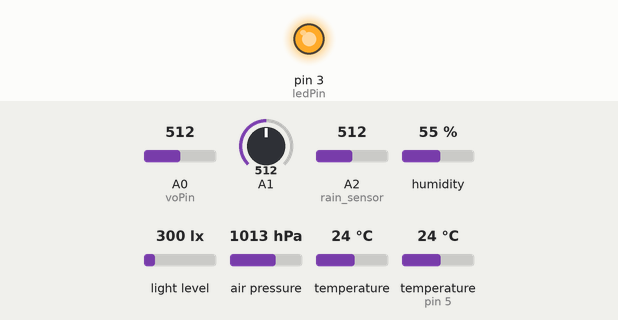
Simulated run of this sketch. Board: Arduino Uno, built with avr-gcc and run on an emulated ATmega328P. Shown: output pins drawn as LEDs (lit = HIGH). The test bench sets the inputs (shaded band); at power-on: A0 (voPin) = 512, A1 = 512, A2 (rain_sensor) = 512, humidity 55 %, light level 300 lx, air pressure 1013 hPa, temperature 24 °C, temperature (sensor on pin 5) 24 °C. No radio packets arrive unless stated; pins used as bus, display or sensor lines are not drawn; what the sketch prints to the serial monitor is not drawn.

Above: at 0.1 s.
Timing chart, 0 to 1.6 s (numbered marks = the images above):
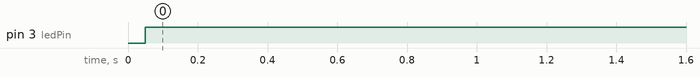

Measured:
- by itself, pin 3 (ledPin): LOW → HIGH at 0.05 s

The sketch:

LoRaSender_Phy.ino
```cpp
#include <SPI.h>
#include <LoRa.h>
#include <Wire.h>
#include <Adafruit_BMP280.h>
#include <BH1750.h>
#include "DHT.h"
//#include <GP2Y1010AU0F.h>

int ledPin = 3;
int voPin = A0;
//GP2Y1010AU0F dustSensor(ledPin, voPin);
// Parameters you can play with :

int txPower = 14; // from 0 to 20, default is 14
int spreadingFactor = 12; // from 7 to 12, default is 12
long signalBandwidth = 125E3; // 7.8E3, 10.4E3, 15.6E3, 20.8E3, 31.25E3,41.7E3,62.5E3,125E3,250E3,500e3, default is 125E3
int codingRateDenominator=5; // Numerator is 4, and denominator from 5 to 8, default is 5
int preambleLength=8; // from 2 to 20, default is 8

#define SS 10
#define RST 9
#define DI0 2
#define BAND 433E6  // Here you define the frequency carrier
#define rain_sensor A2
#define DHTPIN 5
#define DHTTYPE DHT11
Adafruit_BMP280 bmp;
BH1750 lightMeter;
DHT dht(DHTPIN, DHTTYPE);
String LoRaMessage = "";
String outgoing;
byte msgCount = 0;            // count of outgoing messages
byte localAddress = 0xBB;     // address of this device
byte destination = 0xFF;      // destination to send to
long lastSendTime = 0;        // last send time
int interval = 2000;          // interval between sends
float dust = 0;
float voMeasured = 0;
float calcVoltage = 0;
void setup() {
  Serial.begin(115200);
  Wire.begin();
  // Start LightMeter
  lightMeter.begin();
  // Start DHT
  dht.begin();
  // PinMode Dust
  pinMode(ledPin,OUTPUT);
  //dustSensor.begin();
  // Start BMP280
  if (!bmp.begin(0x76)) {
    Serial.println(F("Could not find a valid BMP280 sensor, check wiring!"));
    while (1);
  }

  bmp.setSampling(Adafruit_BMP280::MODE_NORMAL,
                  Adafruit_BMP280::SAMPLING_X2,
                  Adafruit_BMP280::SAMPLING_X16,
                  Adafruit_BMP280::FILTER_X16,
                  Adafruit_BMP280::STANDBY_MS_500);
  pinMode (rain_sensor, INPUT);
  // Setup LoRa
  while (!Serial);

  Serial.println("LoRa Sender");
  Serial.print("SetFrequency : ");
  Serial.print(BAND);
  Serial.println("Hz");
  Serial.print("SetSpreadingFactor : SF");
  Serial.println(spreadingFactor);

  SPI.begin();
  LoRa.setPins(SS,RST,DI0);

  // Start LoRa Connecting
  if (!LoRa.begin(BAND)) {
    Serial.println("Starting LoRa failed!");
    while (1);
  }
 LoRa.setTxPower(txPower,1);
 LoRa.setSpreadingFactor(spreadingFactor);
 LoRa.setSignalBandwidth(signalBandwidth);
 LoRa.setCodingRate4(codingRateDenominator);
 LoRa.setPreambleLength(preambleLength);
// LoRa.setPolarity(1);
 //LoRa.setFSK();

}

void loop() {
  float temperature = bmp.readTemperature();
  float pressure = bmp.readPressure();
  float humidity = dht.readHumidity();
  int rainfall = map(analogRead(rain_sensor), 780, 0, 0, 100);
  float noise = analogRead(A1);
  if (rainfall >= 100)
  {
    rainfall = 100;
  }
  if (rainfall <= 0)
  {
    rainfall = 0;
  }
  float lux = lightMeter.readLightLevel();
  digitalWrite(ledPin,LOW);
  delayMicroseconds(280);
  voMeasured = analogRead(voPin);
  delayMicroseconds(40);
  digitalWrite(ledPin,HIGH);
  delayMicroseconds(9680);

  calcVoltage = voMeasured*(5.0/1024);
  dust = 0.17*calcVoltage-0.1;
  if ( dust < 0)
  {
    dust = 0.00;
  }
  //dust = dustSensor.read();

  Serial.print(F("Temperature = "));
  Serial.print(temperature);
  Serial.println(F("*C"));

  Serial.print(F("Pressure = "));
  Serial.print(pressure);
  Serial.println(F("hPa"));

  Serial.print(F("Humidity: "));
  Serial.print(humidity);
  Serial.println(F("%"));

  Serial.print(F("Rainfall = "));
  Serial.print(rainfall);
  Serial.println(F("%"));

  Serial.print(F("Light = "));
  Serial.print(lux);
  Serial.println(F(" lx"));

  Serial.print("Dust Density:");
  Serial.print(dust);
  Serial.println(F(" ug/m3"));

  Serial.print(F("Noise = "));
  Serial.print(noise);
  Serial.println(F(" Decibel"));

  Serial.println();

  LoRaMessage = String(temperature) + "&" + String(pressure)
                + "@" + String(humidity) + "$" + String(rainfall)
                + "^" + String(lux) + "!" + String(dust) + "%" + String(noise);
  sendMessage(LoRaMessage);
  Serial.println("Sending: " + LoRaMessage);
  delay(10000);
//  if (millis() - lastSendTime > interval) {
//    sendMessage(LoRaMessage);
//    Serial.println("Sending: " + LoRaMessage);
//    lastSendTime = millis();
//    interval = random(2000) + 10000;
//  }
}
void sendMessage (String outgoing){
  LoRa.beginPacket();
  LoRa.write(destination);              // add destination address
  LoRa.write(localAddress);             // add sender address
  LoRa.write(msgCount);                 // add message ID
  LoRa.write(outgoing.length());        // add payload length
  LoRa.print(outgoing);                 // add payload
  LoRa.endPacket();
  msgCount++;
}
```
